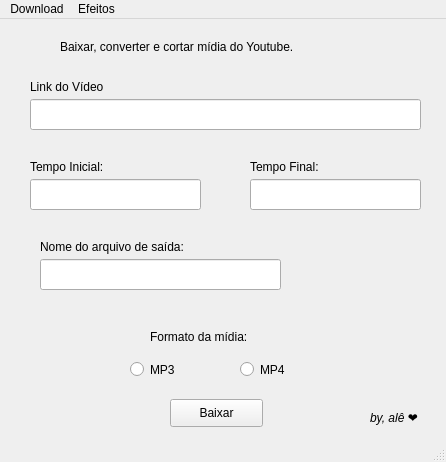
<?xml version="1.0" encoding="UTF-8"?>
<ui version="4.0">
 <class>MainWindow</class>
 <widget class="QMainWindow" name="MainWindow">
  <property name="geometry">
   <rect>
    <x>0</x>
    <y>0</y>
    <width>446</width>
    <height>462</height>
   </rect>
  </property>
  <property name="windowTitle">
   <string>MainWindow</string>
  </property>
  <widget class="QWidget" name="centralwidget">
   <widget class="QLineEdit" name="lineEdit">
    <property name="geometry">
     <rect>
      <x>30</x>
      <y>80</y>
      <width>391</width>
      <height>31</height>
     </rect>
    </property>
   </widget>
   <widget class="QLabel" name="label">
    <property name="geometry">
     <rect>
      <x>30</x>
      <y>60</y>
      <width>91</width>
      <height>16</height>
     </rect>
    </property>
    <property name="text">
     <string>Link do Vídeo</string>
    </property>
   </widget>
   <widget class="QLineEdit" name="lineEdit_2">
    <property name="geometry">
     <rect>
      <x>30</x>
      <y>160</y>
      <width>171</width>
      <height>31</height>
     </rect>
    </property>
   </widget>
   <widget class="QLabel" name="label_2">
    <property name="geometry">
     <rect>
      <x>30</x>
      <y>140</y>
      <width>91</width>
      <height>16</height>
     </rect>
    </property>
    <property name="text">
     <string>Tempo Inicial:</string>
    </property>
   </widget>
   <widget class="QLineEdit" name="lineEdit_3">
    <property name="geometry">
     <rect>
      <x>250</x>
      <y>160</y>
      <width>171</width>
      <height>31</height>
     </rect>
    </property>
   </widget>
   <widget class="QLabel" name="label_3">
    <property name="geometry">
     <rect>
      <x>250</x>
      <y>140</y>
      <width>91</width>
      <height>16</height>
     </rect>
    </property>
    <property name="text">
     <string>Tempo Final:</string>
    </property>
   </widget>
   <widget class="QPushButton" name="pushButton">
    <property name="geometry">
     <rect>
      <x>170</x>
      <y>380</y>
      <width>93</width>
      <height>28</height>
     </rect>
    </property>
    <property name="text">
     <string>Baixar</string>
    </property>
   </widget>
   <widget class="QRadioButton" name="radioButton">
    <property name="geometry">
     <rect>
      <x>130</x>
      <y>340</y>
      <width>71</width>
      <height>21</height>
     </rect>
    </property>
    <property name="text">
     <string>MP3</string>
    </property>
   </widget>
   <widget class="QRadioButton" name="radioButton_2">
    <property name="geometry">
     <rect>
      <x>240</x>
      <y>340</y>
      <width>71</width>
      <height>21</height>
     </rect>
    </property>
    <property name="text">
     <string>MP4</string>
    </property>
   </widget>
   <widget class="QLabel" name="label_4">
    <property name="geometry">
     <rect>
      <x>150</x>
      <y>310</y>
      <width>121</width>
      <height>16</height>
     </rect>
    </property>
    <property name="text">
     <string>Formato da mídia:</string>
    </property>
   </widget>
   <widget class="QLabel" name="label_5">
    <property name="geometry">
     <rect>
      <x>60</x>
      <y>20</y>
      <width>291</width>
      <height>16</height>
     </rect>
    </property>
    <property name="font">
     <font>
      <pointsize>9</pointsize>
     </font>
    </property>
    <property name="text">
     <string>Baixar, converter e cortar mídia do Youtube.</string>
    </property>
   </widget>
   <widget class="QLabel" name="label_6">
    <property name="geometry">
     <rect>
      <x>370</x>
      <y>390</y>
      <width>71</width>
      <height>16</height>
     </rect>
    </property>
    <property name="font">
     <font>
      <italic>true</italic>
     </font>
    </property>
    <property name="text">
     <string>by, alê ❤️</string>
    </property>
   </widget>
   <widget class="QLineEdit" name="lineEdit_4">
    <property name="geometry">
     <rect>
      <x>40</x>
      <y>240</y>
      <width>241</width>
      <height>31</height>
     </rect>
    </property>
   </widget>
   <widget class="QLabel" name="label_7">
    <property name="geometry">
     <rect>
      <x>40</x>
      <y>220</y>
      <width>161</width>
      <height>16</height>
     </rect>
    </property>
    <property name="text">
     <string>Nome do arquivo de saída:</string>
    </property>
   </widget>
  </widget>
  <widget class="QMenuBar" name="menubar">
   <property name="geometry">
    <rect>
     <x>0</x>
     <y>0</y>
     <width>446</width>
     <height>26</height>
    </rect>
   </property>
   <widget class="QMenu" name="menuDownload">
    <property name="title">
     <string>Download</string>
    </property>
   </widget>
   <widget class="QMenu" name="menuEfeitos">
    <property name="title">
     <string>Efeitos</string>
    </property>
    <addaction name="actionFade_In"/>
    <addaction name="actionFade_out"/>
   </widget>
   <addaction name="menuDownload"/>
   <addaction name="menuEfeitos"/>
  </widget>
  <widget class="QStatusBar" name="statusbar"/>
  <action name="actionFade_In">
   <property name="text">
    <string>Fade-In</string>
   </property>
  </action>
  <action name="actionFade_out">
   <property name="text">
    <string>Fade-out</string>
   </property>
  </action>
 </widget>
 <resources/>
 <connections/>
</ui>
